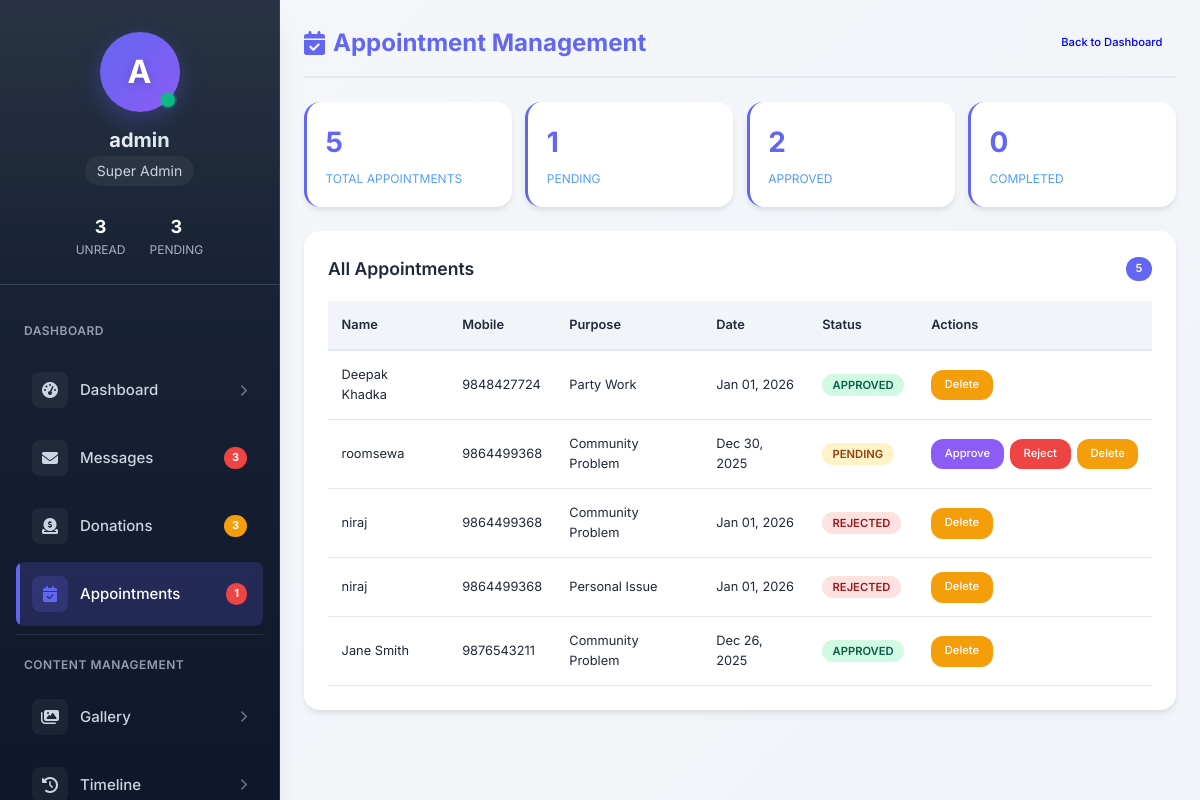
Page /backend/admin/appointment.php (signed in) on the committed database.
### tables this page shows
CREATE TABLE `appointments` (
  `id` int(11) NOT NULL,
  `full_name` varchar(100) NOT NULL,
  `mobile_number` varchar(20) NOT NULL,
  `address` varchar(255) DEFAULT NULL,
  `purpose` enum('Personal Issue','Community Problem','Development Project','Party Work','Other') NOT NULL,
  `preferred_date` date DEFAULT NULL,
  `message` text DEFAULT NULL,
  `status` enum('pending','approved','rejected','completed') DEFAULT 'pending',
  `submitted_at` timestamp NOT NULL DEFAULT current_timestamp(),
  `updated_at` timestamp NOT NULL DEFAULT current_timestamp() ON UPDATE current_timestamp()
);

### backend/admin/appointment.php (the view, shortened to what this page needs)
<?php
$appointments = [];
$stats = [
    'total' => 0,
    'pending' => 0,
    'approved' => 0,
    'completed' => 0
];
try {
    $conn = getPDOConnection();
    $stmt = $conn->query("SELECT * FROM appointments ORDER BY submitted_at DESC");
    $appointments = $stmt->fetchAll(PDO::FETCH_ASSOC);
    $stmt = $conn->query("
        SELECT
            COUNT(*) as total,
            SUM(CASE WHEN status = 'pending' THEN 1 ELSE 0 END) as pending,
            SUM(CASE WHEN status = 'approved' THEN 1 ELSE 0 END) as approved,
            SUM(CASE WHEN status = 'completed' THEN 1 ELSE 0 END) as completed
        FROM appointments
    ");
    $stats = $stmt->fetch(PDO::FETCH_ASSOC);
} catch (PDOException $e) {
    $message = 'Database error: ' . $e->getMessage();
}
?>
<!DOCTYPE html>
<html lang="en">
<head>
    <link rel="stylesheet" href="https://cdnjs.cloudflare.com/ajax/libs/font-awesome/6.4.0/css/all.min.css">
</head>
<body>
    <div class="admin-container">
        <?php include __DIR__ . '/../includes/sidebar.php'; ?>
        <main class="main-content">
            <div class="page-header">
                <h1><i class="fas fa-calendar-check"></i> Appointment Management</h1>
                <div class="header-actions">
                    <a href="dashboard.php" class="btn">Back to Dashboard</a>
                </div>
            </div>
            <div class="stats-cards">
                <div class="stat-card">
                    <div class="stat-number"><?php echo $stats['total']; ?></div>
                    <div class="stat-label"style="color: #2b87f9ff;">Total Appointments</div>
                </div>
                <div class="stat-card">
                    <div class="stat-number"><?php echo $stats['pending']; ?></div>
                    <div class="stat-label"style="color: #2585fbff;">Pending</div>
                </div>
                <div class="stat-card">
                    <div class="stat-number"><?php echo $stats['approved']; ?></div>
                    <div class="stat-label"style="color: #2382f7ff;">Approved</div>
                </div>
                <div class="stat-card">
                    <div class="stat-number"><?php echo $stats['completed']; ?></div>
                    <div class="stat-label"style="color: #2484faff;">Completed</div>
                </div>
            </div>
            <div class="table-container">
                <div class="table-header">
                    <h2>All Appointments</h2>
                    <span class="count-badge"><?php echo count($appointments); ?></span>
                </div>
                <?php if (empty($appointments)): ?>
                    <div class="empty-state">
                        <i class="fas fa-calendar-times"></i>
                        <h3>No appointments yet</h3>
                        <p>Appointment requests will appear here.</p>
                    </div>
                <?php else: ?>
                    <table class="modern-table">
                        <thead>
                            <tr>
                                <th>Name</th>
                                <th>Mobile</th>
                                <th>Purpose</th>
                                <th>Date</th>
                                <th>Status</th>
                                <th>Actions</th>
                            </tr>
                        </thead>
                        <tbody>
                            <?php foreach ($appointments as $appt): ?>
                                <tr>
                                    <td><?php echo htmlspecialchars($appt['full_name']); ?></td>
                                    <td><?php echo htmlspecialchars($appt['mobile_number']); ?></td>
                                    <td><?php echo htmlspecialchars($appt['purpose']); ?></td>
                                    <td><?php echo $appt['preferred_date'] ? date('M d, Y', strtotime($appt['preferred_date'])) : 'N/A'; ?></td>
                                    <td>
                                        <span class="status-badge status-<?php echo $appt['status']; ?>">
                                            <?php echo ucfirst($appt['status']); ?>
                                        </span>
                                    </td>
                                    <td>
                                        <div class="action-buttons">
                                            <?php if ($appt['status'] === 'pending'): ?>
                                                <a href="?action=approve&id=<?php echo $appt['id']; ?>" class="btn btn-approve">Approve</a>
                                                <a href="?action=reject&id=<?php echo $appt['id']; ?>" class="btn btn-reject">Reject</a>
                                            <?php endif; ?>
                                            <a href="?action=delete&id=<?php echo $appt['id']; ?>" class="btn btn-delete" onclick="return confirm('Delete this appointment?')">Delete</a>
                                        </div>
                                    </td>
                                </tr>
                            <?php endforeach; ?>
                        </tbody>
                    </table>
                <?php endif; ?>
            </div>
        </main>
    </div>
</body>
</html>

### backend/admin/appointment.php (style rules this page uses)
:root { --primary: #8b5cf6; --primary-dark: #7c3aed; --secondary: #10b981; --danger: #ef4444; --warning: #f59e0b; --info: #3b82f6; --dark: #1e293b; --light: #f8fafc; --gray-100: #f1f5f9; --gray-200: #e2e8f0; --gray-600: #475569; --radius-md: 12px; --radius-lg: 16px; --shadow: 0 10px 15px -3px rgba(0, 0, 0, 0.08); --transition: 250ms cubic-bezier(0.4, 0, 0.2, 1); }
* { margin: 0; padding: 0; box-sizing: border-box; }
body { font-family: 'Inter', -apple-system, BlinkMacSystemFont, 'Segoe UI', Roboto, sans-serif; background: linear-gradient(135deg, #f5f7fa 0%, #f0f4f8 100%); color: var(--dark); min-height: 100vh; line-height: 1.6; }
.admin-container { display: flex; min-height: 100vh; }
.main-content { flex: 1; margin-left: 280px; padding: 1.5rem; }
.page-header { display: flex; justify-content: space-between; align-items: center; margin-bottom: 1.5rem; padding-bottom: 0.85rem; border-bottom: 2px solid var(--gray-200); }
.page-header h1 { font-size: 1.5rem; font-weight: 700; color: var(--primary); display: flex; align-items: center; gap: 0.5rem; }
.header-actions { display: flex; gap: 0.75rem; }
.stats-cards { display: grid; grid-template-columns: repeat(auto-fit, minmax(180px, 1fr)); gap: 0.85rem; margin-bottom: 1.5rem; }
.stat-card { background: white; border-radius: var(--radius-lg); padding: 1.15rem; box-shadow: var(--shadow); border-left: 3px solid var(--primary); transition: var(--transition); }
.stat-number { font-size: 1.75rem; font-weight: 700; color: var(--primary); }
.stat-label { font-size: 0.75rem; color: var(--gray-600); text-transform: uppercase; }
.table-container { background: white; border-radius: var(--radius-lg); padding: 1.5rem; box-shadow: var(--shadow); }
.table-header { display: flex; justify-content: space-between; align-items: center; margin-bottom: 1.15rem; }
.table-header h2 { font-size: 1.1rem; font-weight: 600; color: var(--dark); }
.count-badge { background: var(--primary); color: white; padding: 0.2rem 0.6rem; border-radius: 20px; font-size: 0.7rem; font-weight: 600; }
.modern-table { width: 100%; border-collapse: collapse; font-size: 0.8rem; }
.modern-table th { background: var(--gray-100); padding: 0.85rem; text-align: left; font-weight: 600; border-bottom: 2px solid var(--gray-200); }
.modern-table td { padding: 0.85rem; border-bottom: 1px solid var(--gray-200); }
.status-badge { padding: 0.25rem 0.65rem; border-radius: 20px; font-size: 0.7rem; font-weight: 600; text-transform: uppercase; }
.status-pending { background: #fef3c7; color: #92400e; }
.status-approved { background: #d1fae5; color: #065f46; }
.status-rejected { background: #fee2e2; color: #991b1b; }
.action-buttons { display: flex; gap: 0.4rem; }
.btn { padding: 0.4rem 0.85rem; border: none; border-radius: var(--radius-md); font-weight: 500; cursor: pointer; transition: var(--transition); text-decoration: none; font-size: 0.7rem; }
.btn-approve { background: var(--secondary); color: white; }
.btn-reject { background: var(--danger); color: white; }
.btn-delete { background: var(--warning); color: white; }

### backend/includes/sidebar.php (style rules this page uses)
:root { --sidebar-bg: linear-gradient(180deg, #1e293b 0%, #0f172a 100%); --sidebar-width: 280px; --sidebar-collapsed: 80px; --primary: #6366f1; --primary-light: #818cf8; --primary-dark: #4f46e5; --secondary: #8b5cf6; --success: #10b981; --warning: #f59e0b; --danger: #ef4444; --info: #3b82f6; --dark: #1f2937; --light: #f9fafb; --gray: #6b7280; --light-gray: #e5e7eb; --sidebar-text: #cbd5e1; --sidebar-hover: rgba(255, 255, 255, 0.1); --sidebar-active: rgba(99, 102, 241, 0.2); --transition: all 0.3s cubic-bezier(0.4, 0, 0.2, 1); --shadow: 0 4px 6px -1px rgba(0, 0, 0, 0.1); --shadow-lg: 0 10px 15px -3px rgba(0, 0, 0, 0.1); --shadow-xl: 0 20px 25px -5px rgba(0, 0, 0, 0.1); --radius-sm: 0.375rem; --radius: 0.5rem; --radius-md: 0.75rem; --radius-lg: 1rem; --radius-full: 9999px; }
.stat-label { font-size: 0.75rem; color: var(--sidebar-text); margin-top: 0.25rem; opacity: 0.8; }

### rows in the picture
appointments: full_name "Deepak Khadka", mobile_number "9848427724", purpose "Party Work", preferred_date "Jan 01, 2026", status "APPROVED"
appointments: full_name "roomsewa", mobile_number "9864499368", purpose "Community Problem", preferred_date "Dec 30, 2025", status "PENDING"
appointments: full_name "niraj", mobile_number "9864499368", purpose "Community Problem", preferred_date "Jan 01, 2026", status "REJECTED"
appointments: full_name "niraj", mobile_number "9864499368", purpose "Personal Issue", preferred_date "Jan 01, 2026", status "REJECTED"
appointments: full_name "Jane Smith", mobile_number "9876543211", purpose "Community Problem", preferred_date "Dec 26, 2025", status "APPROVED"

### other values in the picture
$initial "A"
$username "admin"
$unreadMessages "3"
$pendingDonations "3"
$appointmentsPending "1"
$stats['total'] "5"
$stats['pending'] "1"
$stats['approved'] "2"
$stats['completed'] "0"
count($appointments) "5"
